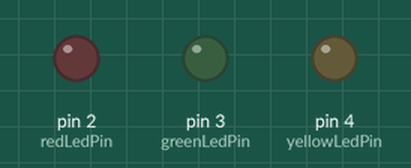
Simulated run of this sketch. Board: Arduino Uno, built with avr-gcc and run on an emulated ATmega328P. Parts: output pins drawn as LEDs (lit = HIGH).

Above: at 0.2 s.
At 0.7 s:
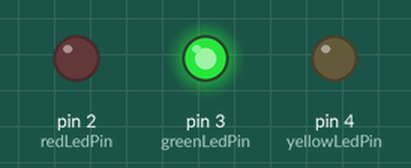
At 1.7 s:
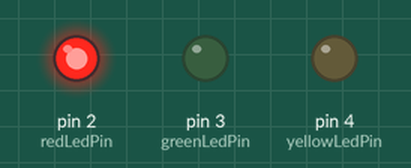
At 2.7 s:
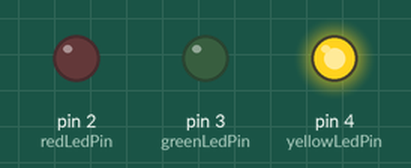
Timing chart, 0 to 3.5 s (numbered marks = the images above):
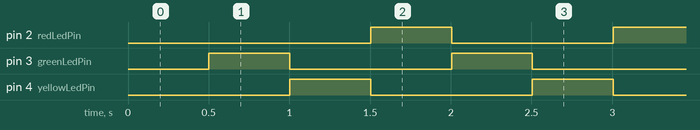

The sketch:

led_blink3.pde
```cpp
// constants won't change. Used here to
// set pin numbers:
const int redLedPin = 2;
const int greenLedPin = 3;
const int yellowLedPin = 4;
const int clockPin = 13;

// digital output
int ledState = LOW;
int clockState = LOW;

// timing (values are ms)
long previousMillis = 0;
long t = 0;
long interval = 500;

int state = 0; // 0 = red, 1 = green, 2 = yellow

void setup() {
  pinMode(redLedPin, OUTPUT);
  pinMode(greenLedPin, OUTPUT);
  pinMode(yellowLedPin, OUTPUT);
}

void loop() {
  t = millis();

  if (t- previousMillis > interval) {
    state = (state + 1) % 3;
    // save the last time you blinked the LED
    previousMillis = t;

    // we indicate timing with the clock LED
    clockState = ~clockState;
    digitalWrite(clockPin, clockState);

    // set the LED with the ledState of the variable:
    switch (state){
      case 0:
        digitalWrite(redLedPin, HIGH);
        digitalWrite(greenLedPin, LOW);
        digitalWrite(yellowLedPin, LOW);
        break;
      case 1:
        digitalWrite(redLedPin, LOW);
        digitalWrite(greenLedPin, HIGH);
        digitalWrite(yellowLedPin, LOW);
        break;
      case 2:
        digitalWrite(redLedPin, LOW);
        digitalWrite(greenLedPin, LOW);
        digitalWrite(yellowLedPin, HIGH);
        break;
    }
  }
}
```

Measured:
- by itself, pin 2 (redLedPin), pin 3 (greenLedPin), pin 4 (yellowLedPin): alternates HIGH for 0.50 s and LOW for 1.0 s
- by itself, everything shown: repeats every 1.5 s, in 3 steps
